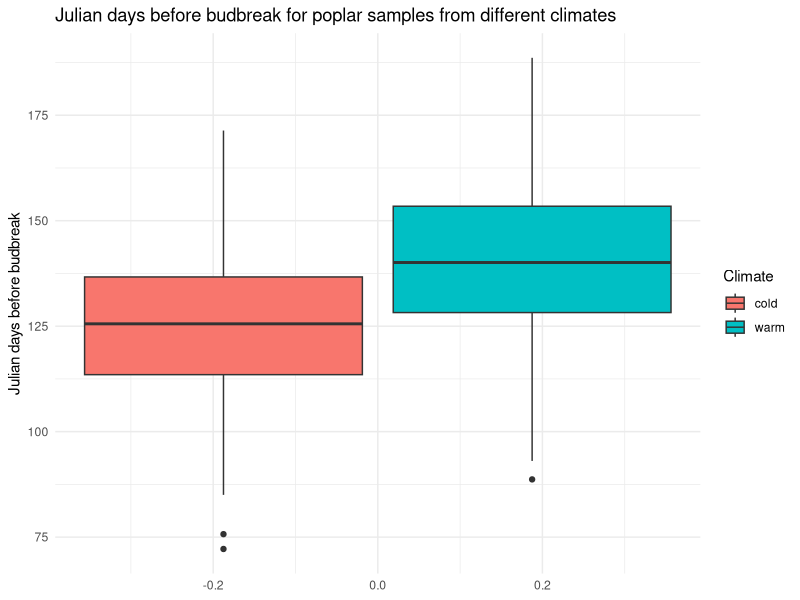

Write the R code that produced this figure.
## ---- chunk 1
knitr::opts_chunk$set(echo = TRUE)
library(tidyverse)
## ---- chunk 2
# cold source climate
n_cold <- 500
mean_cold <- 125
var_cold <- 300
  
# warm source climate
n_warm <- 500
mean_warm <- 140
var_warm <- 300

## ---- chunk 3

###################################
# FUNCTION: RandomBudbreakData
# description: generate random budbreak data and organize in data frame
# inputs: n, mean, and variance for each treatement
# outputs: dataframe
# ---------------------------------
RandomBudbreakData <- function(n_cold, mean_cold, var_cold, n_warm, mean_warm, var_warm){
  data_cold <- rnorm(n=n_cold, mean=mean_cold, sd=sqrt(var_cold))
  data_warm <- rnorm(n=n_warm, mean=mean_warm, sd=sqrt(var_warm))

# combine into one big data frame
  cold <- data.frame(1:n_cold, data_cold, rep("cold", n_cold))
  colnames(cold) <- c("ID", "BudBreakDay","Climate")
  warm <- data.frame((n_cold+1):(n_cold+n_warm), data_warm, rep("warm", n_cold))
  colnames(warm) <- c("ID", "BudBreakDay","Climate")
  budbreak_data <- rbind(cold, warm)
  return(budbreak_data)
} # end of RandomBudbreakData

###################################

data <- RandomBudbreakData(n_cold, mean_cold, var_cold, n_warm, mean_warm, var_warm)

## ---- chunk 4
mod <- aov(BudBreakDay ~ Climate, data=data)
summary(mod)
## ---- chunk 5
ggplot(data=data, mapping=aes(y=BudBreakDay, fill=Climate)) + geom_boxplot() + 
  labs(title="Julian days before budbreak for poplar samples from different climates", 
       y="Julian days before budbreak") + 
  theme_minimal()
## ---- chunk 6
data <- RandomBudbreakData(n_cold, mean_cold, var_cold, n_warm, mean_warm, var_warm)

mod <- aov(BudBreakDay ~ Climate, data=data)
summary(mod)

## ---- chunk 7
# cold source climate
mean_cold <- 125

# warm source climate
mean_warm <- 130

data <- RandomBudbreakData(n_cold, mean_cold, var_cold, n_warm, mean_warm, var_warm)

mod <- aov(BudBreakDay ~ Climate, data=data)
summary(mod)
## ---- chunk 8
# cold source climate
mean_cold <- 128

# warm source climate
mean_warm <- 130

data <- RandomBudbreakData(n_cold, mean_cold, var_cold, n_warm, mean_warm, var_warm)

mod <- aov(BudBreakDay ~ Climate, data=data)
summary(mod)
## ---- chunk 9
# cold source climate
mean_cold <- 125
var_cold <- 300
  
# warm source climate
mean_warm <- 140
var_warm <- 300

# try playing with different sample sizes
sample_sizes <- c(10, 20, 30, 40, 50, 100, 200, 400, 500, 1000)
mean <- rep(999, length(sample_sizes))
count <- 1

for (n in sample_sizes){
  n_warm <- n/2
  n_cold <- n/2
  pval <- rep(999, 100)
  for (i in 1:100){
    data <- RandomBudbreakData(n_cold, mean_cold, var_cold, n_warm, mean_warm, var_warm)
    mod <- aov(BudBreakDay ~ Climate, data=data)
    summary<- summary(mod)
    pval[i] <- summary[[1]]$`Pr(>F)`[1]  # save p-value
  }
  mean[count] <- signif(mean(pval), digits=3)
  count <- count + 1
  
}
means <- data.frame(sample_sizes/2, mean)
colnames(means) <- c("Number of samples in each treatment", 
                     "Mean p-value across 100 iterations")
print(means)
